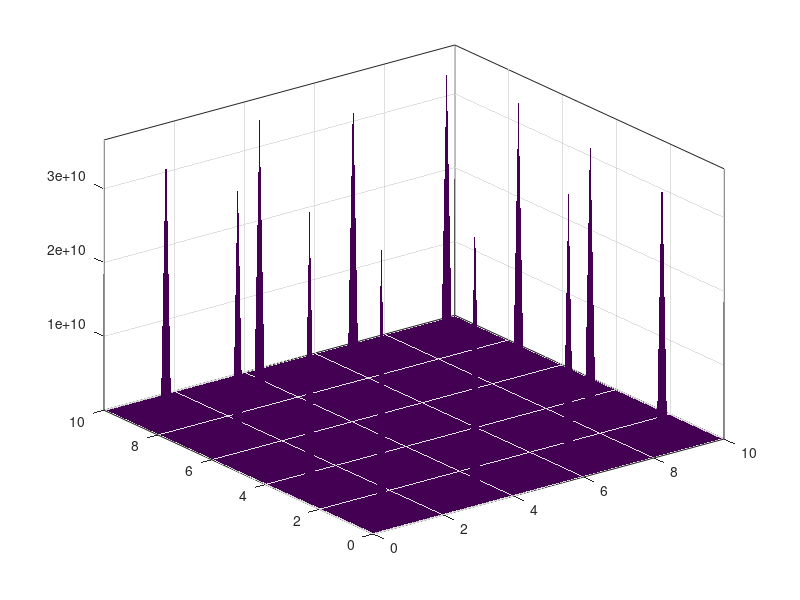

Reproduce this figure in MATLAB. (Note: this script raises an error after producing the figure.)
clear; close all; clc;
% Initial position and orientation 
x = 0.5;
y = 0.5;
theta = 0;
% cut grid
% Matlab C code generator
% read and plot seriel from micro pico
% static and live objects use USGS topo 
rng('shuffle');
gs = 10;              % map is [0,10] x [0,10]
margin = 0.2;         % keep goal slightly off exact edges
tol_goal = 0.002;      % minimum distance from any obstacle polyline (allows "close")

maxtries = 2000;
placed = false;

    for k = 1:maxtries
    xg = margin + (gs - 2*margin) * rand;
    yg = margin + (gs - 2*margin) * rand;

    % Start with large distance; reduce vs each obstacle polyline
    dmin = inf;

    if exist('obst1_points','var') && ~isempty(obst1_points)
        % reject if inside a closed polygon (rectangles likely closed)
        if inpolygon(xg, yg, obst1_points(1,:), obst1_points(2,:)), continue; end
        dmin = min(dmin, min(hypot(xg - obst1_points(1,:), yg - obst1_points(2,:))));
    end

    if exist('obst2_points','var') && ~isempty(obst2_points)
        % obst2 is an open "L": distance-only check
        dmin = min(dmin, min(hypot(xg - obst2_points(1,:), yg - obst2_points(2,:))));
    end

    if exist('obst3_points','var') && ~isempty(obst3_points)
        if inpolygon(xg, yg, obst3_points(1,:), obst3_points(2,:)), continue; end
        dmin = min(dmin, min(hypot(xg - obst3_points(1,:), yg - obst3_points(2,:))));
    end

    if exist('border_points','var') && ~isempty(border_points)
        % Do NOT use inpolygon here (would exclude whole interior). Distance-only.
        dmin = min(dmin, min(hypot(xg - border_points(1,:), yg - border_points(2,:))));
    end


        x_goal = xg; 
        y_goal = yg; 
        placed = true;
        break
    end
    position_accuracy = 0.05;   % keep your original tolerance

% APF parameters
zeta = 1.1547;
eta = 0.0732;
dstar = 0.3;
Qstar = 0.75;

% Parameters related to kinematic model
error_theta_max = deg2rad(45);
v_max = 0.2;
Kp_omega = 1.5;
omega_max = 0.5*pi; 

% % Generate obstacles
% obst1_points = [ linspace(5.5,5.5,100) linspace(5.5,7,100) linspace(7,7,100)    linspace(7,5.5,100) 
%                  linspace(7,7,100)   linspace(5.5,5.5,100)   linspace(5.5,7,100)  linspace(7,7,100) ];
% obst1_points(1,:) = obst1_points(1,:) - 1;
% obst1_points(2,:) = obst1_points(2,:) - 1;
% 
% 
% obst2_points = [ 2+sin(linspace(0,pi/2,100))     linspace(3,3,100)    linspace(3,2,100)           
%                  2.5+cos(linspace(0,pi/2,100))   linspace(2.5,3.5,100)  linspace(3.5,3.5,100)    ];
% obst2_points(2,:) = obst2_points(2,:) - 1.5;

% --- Random obstacles that won't trap the start (x,y) on 0..10 grid ---
% Requires x, y to be defined. If x_goal,y_goal exist, corridor points toward goal.

% --- Random obstacles that won't trap the start (x,y) on 0..10 grid ---
% Assumes x,y defined. If x_goal,y_goal exist, the free wedge points toward the goal.
% Produces: obst1_points, obst2_points, obst3_points  (each 2xNpoints)

% --- Defaults if missing (safe to keep) ---
% === Random CLOSED-SHAPE obstacles that won’t trap start; no lines ===
% Uses your existing variables: x, y, N, gs, r_clear, wedge_deg, R_keepout, theta_goal
% Produces: obst1_points, obst2_points (closed C-shape), obst3_points  (each 2xM)

if ~exist('x','var'), x = 5; end
if ~exist('y','var'), y = 5; end
if ~exist('gs','var'), gs = 10; end
if ~exist('N','var'), N = 100; end
if ~exist('r_clear','var'), r_clear = 0.1; end
if ~exist('wedge_deg','var'), wedge_deg = 25; end
if ~exist('R_keepout','var'), R_keepout = gs; end
if ~exist('theta_goal','var')
    if exist('x_goal','var') && exist('y_goal','var')
        theta_goal = atan2(y_goal - y, x_goal - x);
    else
        theta_goal = 0;
    end
end
wedge_rad = deg2rad(wedge_deg);

rng('shuffle');

% --- helpers (inline logic only, no functions) ---
% reject if any vertex is in the start wedge (preserves closed shape)
function_in_wedge = @(P) any( (abs(mod(atan2(P(2,:)-y, P(1,:)-x) - theta_goal + pi, 2*pi) - pi) <= wedge_rad) ...
                              & (sqrt((P(1,:)-x).^2 + (P(2,:)-y).^2) <= R_keepout) );

% fully inside bounds?
function_all_in_bounds = @(P) all(P(1,:)>=0 & P(1,:)<=gs & P(2,:)>=0 & P(2,:)<=gs);

% clearance from start and start not inside polygon
function_clear_ok = @(P,isClosed) ( (~isClosed || ~inpolygon(x,y,P(1,:),P(2,:))) ...
                                    && min(sqrt((P(1,:)-x).^2 + (P(2,:)-y).^2)) > r_clear );

% ------------------ OBSTACLE 1: random rotated rectangle (CLOSED) -------------------
tries = 0;
while true
    tries = tries + 1; if tries > 400, error('Could not place obst1'); end
    cx = 1 + 8*rand;  cy = 1 + 8*rand;
    w  = 0.8 + 1.6*rand;  h = 0.8 + 1.6*rand;    % ensure area > 0
    th = 2*pi*rand;

    C = [-w/2 -h/2;  w/2 -h/2;  w/2 h/2;  -w/2 h/2]';
    Rz = [cos(th) -sin(th); sin(th) cos(th)];
    V  = Rz*C + [cx; cy];

    e1 = [linspace(V(1,1),V(1,2),N); linspace(V(2,1),V(2,2),N)];
    e2 = [linspace(V(1,2),V(1,3),N); linspace(V(2,2),V(2,3),N)];
    e3 = [linspace(V(1,3),V(1,4),N); linspace(V(2,3),V(2,4),N)];
    e4 = [linspace(V(1,4),V(1,1),N); linspace(V(2,4),V(2,1),N)];
    P  = [e1 e2 e3 e4];

    if ~function_all_in_bounds(P), continue; end
    if function_in_wedge(P), continue; end
    if ~function_clear_ok(P,true), continue; end
    obst1_points = P; break;
end

% --------------- OBSTACLE 2: CLOSED annular sector “C-shape” (not a line) ---------------
tries = 0;
while true
    tries = tries + 1; if tries > 600, error('Could not place obst2'); end
    cx = 1.5 + 7*rand; cy = 1.5 + 7*rand;
    R2 = 1.2 + 1.8*rand;            % outer radius
    tck = 0.35 + 0.45*rand;         % thickness
    R1 = max(0.3, R2 - tck);        % inner radius < outer
    phi = (randi(4)-1)*pi/2;        % orientation (0/90/180/270)
    N_arc = N; N_rad = max(20, round(N*0.3));

    t  = linspace(0, pi/2, N_arc);
    % outer arc (local)
    Ox = R2*cos(t);  Oy = R2*sin(t);
    % inner arc (reverse)
    Ix = R1*cos(fliplr(t));  Iy = R1*sin(fliplr(t));
    % radial connectors at t=pi/2 and t=0
    c1x = linspace(R2*cos(pi/2), R1*cos(pi/2), N_rad);  c1y = linspace(R2*sin(pi/2), R1*sin(pi/2), N_rad);
    c0x = linspace(R1*cos(0),     R2*cos(0),     N_rad);  c0y = linspace(R1*sin(0),     R2*sin(0),     N_rad);

    % concatenate closed ring sector
    Px = [Ox  c1x  Ix  c0x];
    Py = [Oy  c1y  Iy  c0y];

    % rotate+translate
    Rz = [cos(phi) -sin(phi); sin(phi) cos(phi)];
    P2 = Rz * [Px; Py] + [cx; cy];

    if ~function_all_in_bounds(P2), continue; end
    if function_in_wedge(P2), continue; end
    if ~function_clear_ok(P2,true), continue; end
    obst2_points = P2; break;
end

% ------------------ OBSTACLE 3: another CLOSED rotated rectangle -------------------
tries = 0;
while true
    tries = tries + 1; if tries > 400, error('Could not place obst3'); end
    cx = 1 + 8*rand;  cy = 1 + 8*rand;
    w  = 0.9 + 1.7*rand;  h = 0.9 + 1.7*rand;
    th = 2*pi*rand;

    C = [-w/2 -h/2;  w/2 -h/2;  w/2 h/2;  -w/2 h/2]';
    Rz = [cos(th) -sin(th); sin(th) cos(th)];
    V  = Rz*C + [cx; cy];

    e1 = [linspace(V(1,1),V(1,2),N); linspace(V(2,1),V(2,2),N)];
    e2 = [linspace(V(1,2),V(1,3),N); linspace(V(2,2),V(2,3),N)];
    e3 = [linspace(V(1,3),V(1,4),N); linspace(V(2,3),V(2,4),N)];
    e4 = [linspace(V(1,4),V(1,1),N); linspace(V(2,4),V(2,1),N)];
    P3 = [e1 e2 e3 e4];

    if ~function_all_in_bounds(P3), continue; end
    if function_in_wedge(P3), continue; end
    if ~function_clear_ok(P3,true), continue; end
    obst3_points = P3; break;
end

m = 1; Nb = 400; gs = 10;
border_points = [ linspace(m, gs-m, Nb)   linspace(gs-m, gs-m, Nb)  linspace(gs-m, m, Nb)   linspace(m, m, Nb) ;
                  linspace(m, m, Nb)     linspace(m, gs-m, Nb)     linspace(gs-m, gs-m, Nb) linspace(gs-m, m, Nb) ];

figure(1); 
t = 1;
dT = 0.1;
t_max = 1000;
X = zeros(1,t_max);
Y = zeros(1,t_max);
X(1) = x;
Y(1) = y;

% ========= Precompute 3D weighted surface of the total potential =========

% Attractive potential (Khatib form), Repulsive potential (sum over obstacles)
gx = linspace(0,gs,121); gy = linspace(0,gs,121);
[GX,GY] = meshgrid(gx,gy);
R = hypot(GX - x_goal, GY - y_goal);

U_att = zeros(size(GX));
mask_in  = R <= dstar;
mask_out = R >  dstar;
U_att(mask_in)  = 0.5 * zeta * (R(mask_in).^2);
U_att(mask_out) = dstar*zeta*R(mask_out) - 0.5*zeta*dstar^2;

Q = [GX(:) GY(:)];
[~, d1] = dsearchn(obst1_points', Q);
[~, d2] = dsearchn(obst2_points', Q);
[~, d3] = dsearchn(border_points', Q);

U_rep_vec = zeros(size(Q,1),1);
% Each obstacle contributes when within Qstar
for di = {d1, d2, d3}
    dd = max(1e-6, di{1});              % avoid division by zero
    msk = dd <= Qstar;
    tmp = zeros(size(dd));
    tmp(msk) = 0.5 * eta * ( (1./dd(msk) - 1/Qstar).^2 );
    U_rep_vec = U_rep_vec + tmp;
end
U_rep = reshape(U_rep_vec, size(GX));
U_tot = U_att + U_rep;

% 3D figure scaffold (we'll update the path z as we go)
figure(2); clf;
surf(GX, GY, U_tot, 'EdgeColor', 'none'); 
hold on; axis tight; 
box on; 
grid on;
colormap parula; 
colorbar;
view(45,30);
title('3D Weighted Potential Field with Path'); 
xlabel('x'); 
ylabel('y');
zlabel('U(x,y)');

% draw obstacles in 3D at a high z level
Zwall = max(U_tot(:))*1.05;
plot3(obst1_points(1,:), obst1_points(2,:), Zwall*ones(1,size(obst1_points,2)), 'r-', 'LineWidth', 2);
plot3(obst2_points(1,:), obst2_points(2,:), Zwall*ones(1,size(obst2_points,2)), 'r-', 'LineWidth', 2);
plot3(obst3_points(1,:), obst3_points(2,:), Zwall*ones(1,size(obst3_points,2)), 'r-', 'LineWidth', 2);
plot3(border_points(1,:), border_points(2,:), Zwall*ones(1,size(border_points,2)), 'r-', 'LineWidth', 2);

% path handle in 3D (start point)
Zpath = interp2(GX, GY, U_tot, X(1), Y(1), 'linear', max(U_tot(:)));
hPath3 = plot3(X(1), Y(1), Zpath, 'b-', 'LineWidth', 2);

while norm([x_goal y_goal] - [x y]) > position_accuracy || t > t_max   
    % Calculate Attractive Potential
    if norm([x y]-[x_goal y_goal]) <= dstar
        nablaU_att =  zeta*([x y]-[x_goal y_goal]);
    else 
        nablaU_att = dstar/norm([x y]-[x_goal y_goal]) * zeta*([x y]-[x_goal y_goal]);
    end

    % Find the minimum distance from the obstacle
    [obst1_idx, obst1_dist] = dsearchn(obst1_points', [x y]);
    [obst2_idx, obst2_dist] = dsearchn(obst2_points', [x y]);
    [obst3_idx, obst3_dist] = dsearchn(obst3_points', [x y]);
    [border_idx, border_dist] = dsearchn(border_points', [x y]);

    % Calculate Repulsive Potential
    nablaU_rep = [0 0];
    if obst1_dist <= Qstar     
        nablaU_rep = nablaU_rep + (eta*(1/Qstar - 1/obst1_dist) * 1/obst1_dist^2)*([x y] - [obst1_points(1,obst1_idx)  obst1_points(2,obst1_idx)]);
    end
    if obst2_dist <= Qstar  && ~inpolygon(x,y,obst2_points(1,:),obst2_points(2,:))          
        nablaU_rep = nablaU_rep + (eta*(1/Qstar - 1/obst2_dist) * 1/obst2_dist^2)*([x y] - [obst2_points(1,obst2_idx)  obst2_points(2,obst2_idx)]);
    end
    if obst3_dist <= Qstar  && ~inpolygon(x,y,obst3_points(1,:),obst3_points(2,:))          
        nablaU_rep = nablaU_rep + (eta*(1/Qstar - 1/obst3_dist) * 1/obst3_dist^2)*([x y] - [obst3_points(1,obst3_idx)  obst3_points(2,obst3_idx)]);
    end
    if border_dist <= Qstar
         dd = max(border_dist, 1e-6);
        nablaU_rep = nablaU_rep + (eta*(1/Qstar - 1/dd) * 1/dd^2)*([x y] - [border_points(1,border_idx)  border_points(2,border_idx)]);
    end

    % Final gradient

    % Calculate final potential
    nablaU = nablaU_att+nablaU_rep;

    % Calculate reference value of linear velocity (v_ref) and orientation (theta_ref)
    theta_ref = atan2(-nablaU(2), -nablaU(1));
    error_theta = theta_ref - theta;
    if abs(error_theta) <= error_theta_max
        alpha = (error_theta_max - abs(error_theta)) / error_theta_max;
        v_ref = min( alpha*norm(-nablaU), v_max );
    else
        v_ref = 0;
    end
    % Simple kinematic mobile robot model
    % Omitted dynamics.
    omega_ref = Kp_omega * error_theta;
    omega_ref = min( max(omega_ref, -omega_max), omega_max);
    theta = theta + omega_ref * dT;
    x = x + v_ref*cos(theta) * dT;
    y = y + v_ref*sin(theta) * dT;
    t = t + 1;
    % Archive and plot it
    X(t) = x;
    Y(t) = y;
    cla;
    daspect([1 1 1]); 
    xlim([0 10]);  
    ylim([0 10]);
    box on; 
    hold on;
    grid on;
    plot(obst1_points(1,:), obst1_points(2,:), '-r');
    plot(obst2_points(1,:), obst2_points(2,:), '-r');
    plot(obst3_points(1,:), obst3_points(2,:), '-r');
    plot(border_points(1,:), border_points(2,:), '-r');
    plot(x_goal, y_goal, 'ob');
    plot(X(1:t), Y(1:t), '-b'); % Plot traveled path
    plot([x x+0.2*cos(theta_ref)], [y y+0.2*sin(theta_ref)], '-g'); % Plot reference orientation of the robot
    plot([x x+0.2*cos(theta)], [y y+0.2*sin(theta)], '-r'); % Plot orientation of the robot
    drawnow; pause(dT);

end

t = t*dT; % scale from itetations to [s]
disp("Travel time: " + t);

% %% --- Stationary-robot mode: move obstacles/grid instead of the robot ---
% STATIONARY_ROBOT = true;   % set false to go back to normal
% 
% % 1) Compute reference heading/velocities (unchanged)
% theta_ref = atan2(-nablaU(2), -nablaU(1));
% error_theta = theta_ref - theta;
% 
% if abs(error_theta) <= error_theta_max
%     alpha = (error_theta_max - abs(error_theta)) / error_theta_max;
%     v_ref = min( alpha*norm(-nablaU), v_max );
% else
%     v_ref = 0;
% end
% omega_ref = Kp_omega * error_theta;
% omega_ref = min( max(omega_ref, -omega_max), omega_max);
% 
% % 2) Instead of moving the robot, move the WORLD by the opposite SE(2) motion
% dtheta = omega_ref * dT;
% theta  = theta + dtheta;   % keep controller state identical to normal mode
% 
% dx = v_ref * cos(theta) * dT;   % forward step in world frame (as if the robot had moved)
% dy = v_ref * sin(theta) * dT;
% 
% if STATIONARY_ROBOT
%     % Rigid transform for world points about the (x,y) robot position:
%     %   P' = R(-dtheta) * (P - [x;y]) + [x;y]  -  [dx; dy]
%     c = cos(-dtheta); s = sin(-dtheta);
%     R2 = [c -s; s c];
%     T  = [dx; dy];             % world moves by -T
% 
%     % Apply to every polyline that exists
%     if exist('obst1_points','var') && ~isempty(obst1_points)
%         Q = obst1_points - [x; y];       % shift to robot
%         Q = R2 * Q;                      % rotate world
%         Q = Q + [x; y] - T;              % shift back, translate opposite
%         obst1_points = Q;
%     end
%     if exist('obst2_points','var') && ~isempty(obst2_points)
%         Q = obst2_points - [x; y];
%         Q = R2 * Q;
%         Q = Q + [x; y] - T;
%         obst2_points = Q;
%     end
%     if exist('obst3_points','var') && ~isempty(obst3_points)
%         Q = obst3_points - [x; y];
%         Q = R2 * Q;
%         Q = Q + [x; y] - T;
%         obst3_points = Q;
%     end
%     if exist('border_points','var') && ~isempty(border_points)
%         Q = border_points - [x; y];
%         Q = R2 * Q;
%         Q = Q + [x; y] - T;
%         border_points = Q;
%     end
% 
%     % Move goal the same way so it appears to drift in the stationary robot frame
%     if exist('x_goal','var') && exist('y_goal','var')
%         g = [x_goal; y_goal] - [x; y];
%         g = R2 * g;
%         g = g + [x; y] - T;
%         x_goal = g(1); y_goal = g(2);
%     end
% 
%     % Robot stays fixed at (x,y); keep a flat path or log constant pose
%     X(t) = x;  Y(t) = y;
% 
% else
%     % --- ORIGINAL mobile-robot integration (fallback if you toggle off) ---
%     x = x + dx;
%     y = y + dy;
%     X(t) = x;  Y(t) = y;
% end
% 
% % 3) Plot (unchanged, but now obstacles/goal have moved)
% cla; daspect([1 1 1]); xlim([0 10]); ylim([0 10]); box on; hold on; grid on;
% if exist('obst1_points','var'), plot(obst1_points(1,:), obst1_points(2,:), '-r', 'LineWidth',2); end
% if exist('obst2_points','var'), plot(obst2_points(1,:), obst2_points(2,:), '-r', 'LineWidth',2); end
% if exist('obst3_points','var'), plot(obst3_points(1,:), obst3_points(2,:), '-r', 'LineWidth',2); end
% if exist('border_points','var'), plot(border_points(1,:),  border_points(2,:),  '-r', 'LineWidth',2); end
% plot(x_goal, y_goal, 'ob');
% plot(X(1:t), Y(1:t), '-b');                               % path stays at the robot
% plot([x x+0.2*cos(theta_ref)], [y y+0.2*sin(theta_ref)], '-g'); % ref orientation
% plot([x x+0.2*cos(theta)],     [y y+0.2*sin(theta)],     '-r'); % robot heading (for control state)
% drawnow; pause(dT);
